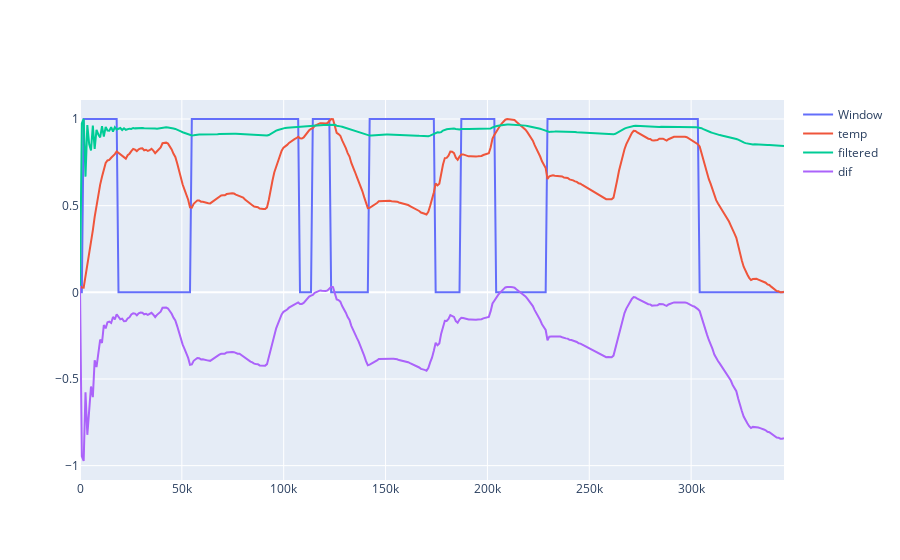

The cell this chart's notebook holds for it:
### Code cell
freqdf["filtered temp"] = scipy.signal.lfilter(b, a, freqdf["Temp C"])

fig = go.Figure()

fig.add_trace(go.Scatter(
    x=freqdf["Time"], y=a01["Window Open"], name="Window", mode='lines',
))


fig.add_trace(go.Scatter(
    x=freqdf["Time"],
    y=h.normalize(freqdf["Temp C"]), 
    name="temp",
    mode='lines',
))

fig.add_trace(go.Scatter(
    x=freqdf["Time"],
    y=h.normalize(freqdf["filtered temp"]), 
    name="filtered",
    mode='lines',
))

dif = h.normalize(freqdf["Temp C"]) -  h.normalize(freqdf["filtered temp"])

fig.add_trace(go.Scatter(
    x=freqdf["Time"], y=dif, name="dif", mode='lines',
))

### Figure 1 — Plotly figure (JSON) as saved in the notebook; plotly's stock layout.template omitted (floating-point values rounded to 4 significant figures; data arrays with more than 128 entries replaced by an {"elided": "..."} marker saying what was removed)
{"data": [{"mode": "lines", "name": "Window", "type": "scatter", "x": {"elided": "385 float values"}, "y": {"elided": "385 int values"}}, {"mode": "lines", "name": "temp", "type": "scatter", "x": {"elided": "385 float values"}, "y": {"elided": "385 float values"}}, {"mode": "lines", "name": "filtered", "type": "scatter", "x": {"elided": "385 float values"}, "y": {"elided": "385 float values"}}, {"mode": "lines", "name": "dif", "type": "scatter", "x": {"elided": "385 float values"}, "y": {"elided": "385 float values"}}], "layout": {}}
